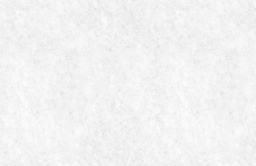
#> input picture texture/bg_0.png, 256 x 166 px, shrunk from 800 x 518 before the run, given in place of 0ca9e36096694648a90cfa8817c836e6.jpg, which was not available
$ python -i bg_extraction.py   (imports and definitions only)
#> lines starting #> are read from the running program, lines starting #| are printed output that depends on the picture; after the words box and inside, x2 and y2 are one past the last pixel; in counts of white or black regions, pixels touching at a corner belong together; pictures that were not available may be replaced by others from this repository, and a replacement may not be noted
import os

import cv2
import numpy as np
import random
from tqdm import tqdm
from pqdm.processes import pqdm
# from demo import is_significant_overlap

def crop_white_borders(image_path, output_path, padding=0, save=False, from_path=True, with_watermarks=False, with_page=False):
    if from_path:
        image = cv2.imread(image_path)
        image_gray = cv2.imread(image_path, 0)
    else:
        image = image_path
        image_gray = cv2.cvtColor(image, cv2.COLOR_BGR2GRAY)
    if with_watermarks:
        image = image[:int(image.shape[0]/3),:]
        image_gray = image_gray[:int(image.shape[0] / 3), :]
    if with_page:
        image = image[:int(image.shape[0]-100),:]
        image_gray = image_gray[:int(image.shape[0]-100), :]
    _, binary = cv2.threshold(image_gray, 254, 255, cv2.THRESH_BINARY_INV)
    # [5 lines of commented-out code are left out]
    rows, cols = binary.shape
    top = 0
    bottom = rows - 1
    left = 0
    right = cols - 1
    # 找到边界
    for i in range(rows):
        if np.sum(binary[i, :]) != 0:
            top = i
            break
    for i in range(rows - 1, -1, -1):
        if np.sum(binary[i, :]) != 0:
            bottom = i
            break
    for i in range(cols):
        if np.sum(binary[:, i]) != 0:
            left = i
            break
    for i in range(cols - 1, -1, -1):
        if np.sum(binary[:, i]) != 0:
            right = i
            break
    if (top < padding) or (bottom + 1 + padding) > image.shape[0] or (left < padding) or (right + 1 + padding) > image.shape[1]:
        padding = 0
    cropped_image = image[(top - padding):(bottom + 1 + padding), (left - padding):(right + padding)]
    if save:
        cv2.imwrite(output_path, cropped_image)
    return cropped_image

def generate_random_points(width, height, num_points=10, random_seed=42):

    random.seed(random_seed)

    points = []
    for _ in range(num_points):
        x = random.randint(0, width - 1)
        y = random.randint(0, height - 1)
        points.append((x, y))
    return points

def expand_points(points, binary_image):
    max_empty_area = 0
    max_empty_rect = None
    height, width = binary_image.shape
    for (rx, ry) in points:
        if binary_image[ry, rx] == 0:  # 如果点在黑色区域，跳过
            continue
        max_w, max_h = width - rx, height - ry
        for rw in range(1, max_w):
            for rh in range(1, max_h):
                if rx + rw >= width or ry + rh >= height:
                    break
                if np.any(binary_image[ry:ry+rh, rx:rx+rw] == 0):  # 如果区域内包含黑色像素，跳过
                    break
                area = rw * rh
                if area > max_empty_area:
                    max_empty_area = area
                    max_empty_rect = (rx, ry, rw, rh)
    return max_empty_rect

def find_max_white_region(binary_image, random_seed=42):

    random.seed(random_seed)

    height, width = binary_image.shape
    random_points = generate_random_points(width, height, num_points=10)
    max_white_rect = expand_points(random_points, binary_image)
    return max_white_rect

def bg_extraction(output_file,file_image="./hs_che_examples/0ca9e36096694648a90cfa8817c836e6.jpg", save=True):
    # image_gray = cv2.imread(file_image, 0)
    image = crop_white_borders(file_image, "s0.jpg", save=False)
#> in crop_white_borders, image is the input picture: shape (166, 256, 3); min 223, max 255, mean 242.5
#> in crop_white_borders, `_, binary = cv2.threshold(image_gray, 254, 255, cv2.THRESH_BINARY_INV)`: binary: shape (166, 256); 100% white; black in thin lines or dots, all inside (x1, y1, x2, y2) = (26, 106, 187, 107)
    image_gray = cv2.cvtColor(image, cv2.COLOR_BGR2GRAY)
#> image_gray: shape (166, 255)
    _, binary_image = cv2.threshold(image_gray, 127, 255, cv2.THRESH_BINARY)
#> binary_image: shape (166, 255); every value is 255
    max_white_rect = find_max_white_region(binary_image)
#> after the loop in expand_points, `for (rx, ry) in points:`: max_empty_area = 35074; max_empty_rect = (7, 23, 247, 142)
#> max_white_rect = (7, 23, 247, 142)
    x, y, w, h = max_white_rect
#> x = 7; y = 23; w = 247; h = 142
    # result_image = cv2.rectangle(image, (x, y), (x + w, y + h), (127, 127, 127), 2)
    bg = image[y:y+h, x:x+w]
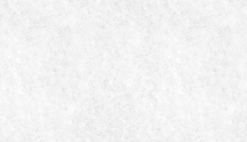
#> bg: shape (142, 247, 3); min 223, max 255, mean 242.7
    # cv2.imwrite("s4.jpg", result_image)
    bg_height, bg_width = bg.shape[:2]
#> bg_height = 142; bg_width = 247
    bg_area = bg_height * bg_width
#> bg_area = 35074
    # _, binary_image_bg = cv2.threshold(bg, 127, 255, cv2.THRESH_BINARY)
    if save and bg_area > 2000 and np.sum(bg == 255)/bg.size <= 0.8 and bg_height>40 and bg_width>40:
        cv2.imwrite(output_file, bg)

def crop_watermark(image):
    cropped_image = image[:, 40:]
    return cropped_image

# [20 lines not run here, left out]

>>> result = bg_extraction('../../../texture/bg_0.png')

$ run again, on texture/bg_15.jpg
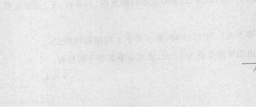
#> input picture texture/bg_15.jpg, 256 x 109 px, shrunk from 334 x 142 before the run, given in place of 0ca9e36096694648a90cfa8817c836e6.jpg, which was not available
#> in crop_white_borders, image is the input picture: shape (109, 256, 3); min 161, max 255, mean 232
#> in crop_white_borders, `_, binary = cv2.threshold(image_gray, 254, 255, cv2.THRESH_BINARY_INV)`:
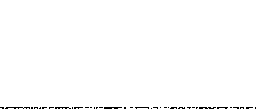
#> binary: shape (109, 256); 99% white; black in thin lines or dots, all inside (x1, y1, x2, y2) = (0, 107, 256, 109)
#> binary_image: shape (109, 255); every value is 255
#> after the loop in expand_points, `for (rx, ry) in points:`: max_empty_area = 23959; max_empty_rect = (7, 11, 247, 97)
#> in bg_extraction, `x, y, w, h = max_white_rect`: x = 7; y = 11; w = 247; h = 97
#> in bg_extraction, `bg = image[y:y+h, x:x+w]`:
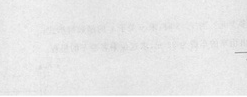
#> bg: shape (97, 247, 3); min 161, max 255, mean 232.1
